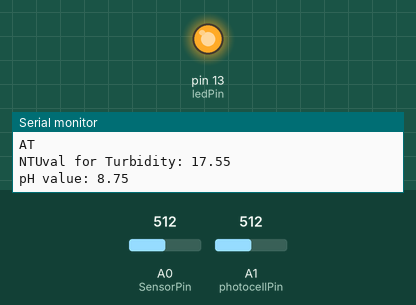
Bench run of a sketch on a simulated Arduino Uno, built with avr-gcc and run on an emulated ATmega328P. Shown: output pins drawn as LEDs (lit = HIGH), the last lines printed to the serial monitor. Inputs (shaded band) come from the test bench; at power-on: A1 (photocellPin) = 512, A0 (SensorPin) = 512.

Above: at 7.2 s.
7.3 s: A1 (photocellPin) set to 1023
At 8.2 s:
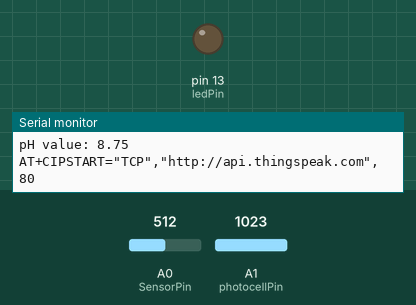
Timing chart, 0 to 21.6 s (numbered marks = the images above; inputs shaded):
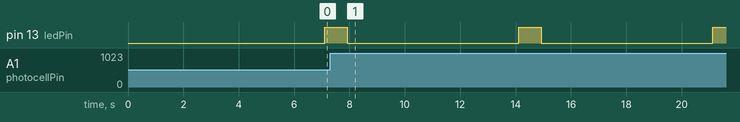

Measured:
- by itself, pin 13 (ledPin): alternates HIGH for 0.80 s and LOW for 6.2 s

The sketch:

WQDAT.ino
```cpp
#include<SoftwareSerial.h>

    SoftwareSerial esp8266(2,3); // make RX Arduino line is pin 2, make TX Arduino line is pin 3.
                                 // This means that you need to connect the TX line from the esp to the Arduino's pin 2
                                 // and the RX line from the esp to the Arduino's pin 3
#define SSID "Csg"
#define PASSWORD "csgocsgo"
#define IP "http://api.thingspeak.com"
String GET = "GET https://api.thingspeak.com/update?api_key=SCWCUEW1RWEYP7NE&field1=0";
#define SensorPin 0          //pH meter Analog output to Arduino Analog Input 0
unsigned long int avgValue;  //Store the average value of the sensor feedback
float b;
int buf[10],temp;

int photocellPin = A1;    //connect cell to analog pin 0 with 10k pull down resistor to ground
int ledPin = 13;  //Connect LED to run pin 13 in series with appropriate resistor
String apiKey="SCWCUEW1RWEYP7NE";     // Enter your Write API key from ThingSpeak


void setup() {
 Serial.begin(9600);
      esp8266.begin(9600); // your esp's baud rate might be different

  Serial.begin(9600);  //Begin serial connection between Arduino and PC
  pinMode (ledPin, OUTPUT);  //Set pin to outut
 pinMode (photocellPin, INPUT);

  pinMode(13,OUTPUT);
  Serial.begin(9600);
  Serial.println("Ready");    //Test the serial monitor
sendDebug("AT");
  delay(5000);
  if(Serial.find("OK"))
  {
    esp8266.println("RECEIVED: OK\nData ready to sent!");
    connectWiFi();
  }
//initEsp();
}

void loop() {
   if(esp8266.available()) // check if the esp is sending a message
      {
        while(esp8266.available())
        {
          // The esp has data so display its output to the serial window
          char c = esp8266.read(); // read the next character.
          Serial.write(c);
        }
        }


      if(Serial.available())
      {
        // the following delay is required because otherwise the arduino will read the first letter of the command but not the rest
        // In other words without the delay if you use AT+RST, for example, the Arduino will read the letter A send it, then read the rest and send it
        // but we want to send everything at the same time.
        delay(1000);

        String command="";

        while(Serial.available()) // read the command character by character
        {
            // read one character
          command+=(char)Serial.read();
        }
        esp8266.println(command); // send the read character to the esp8266
      }
 //Serial.print("Cell = ");
 //Serial.println(analogRead(photocellPin));  //print analog read to serial monitor on PC

float val = analogRead(photocellPin);  //create variable to take in analog reading from cell
//Serial.print("val ");
//Serial.println(val);
digitalWrite(13, LOW);
float ardval = val*0.00488758553;  //arduino value units
//Serial.print("ardval ");
//Serial.println(ardval);
float r1 = (50000/ardval)-10000; //R1 value when using Ohm's law
//Serial.print("r1 ");
//Serial.println(r1);
float I = ardval/r1; //value of I which we are solving for
float NTUval = I*70000;  //200 = units in NTU
//Serial.print("I ");
//Serial.println(I);

Serial.print("NTUval for Turbidity: ");
Serial.print(NTUval);
Serial.println(" ");
delay(1000);

 for(int i=0;i<10;i++)       //Get 10 sample value from the sensor for smooth the value
  {
    buf[i]=analogRead(SensorPin);
    delay(10);
  }
  for(int i=0;i<9;i++)        //sort the analog from small to large
  {
    for(int j=i+1;j<10;j++)
    {
      if(buf[i]>buf[j])
      {
        temp=buf[i];
        buf[i]=buf[j];
        buf[j]=temp;
      }
    }
  }
  avgValue=0;
  for(int i=2;i<8;i++)                      //take the average value of 6 center sample
    avgValue+=buf[i];
  float phValue=(float)avgValue*5.0/1024/6; //convert the analog into millivolt
  phValue=3.5*phValue;                      //convert the millivolt into pH value
  Serial.print("pH value: ");
  Serial.print(phValue,2);
  Serial.println(" ");
  digitalWrite(13, HIGH);
  delay(800);
  digitalWrite(13, LOW);
    String NTU =String(NTUval);// turn integer to string
  String PH= String(phValue);// turn integer to string

updateTS(NTU,PH);
}

void updateTS( String N, String P )
{
  // ESP8266 Client
  String cmd = "AT+CIPSTART=\"TCP\",\"";// Setup TCP connection
  cmd += IP;
  cmd += "\",80";
  sendDebug(cmd);
  delay(2000);
  if( Serial.find( "Error" ) )
  {
    esp8266.print( "RECEIVED: Error\nExit1" );
    return;
  }

  cmd = GET + "&field1=" + N +"&field2="+ P +"\r\n";
  Serial.print( "AT+CIPSEND=" );
  Serial.println( cmd.length() );
  if(Serial.find( ">" ) )
  {
    esp8266.print(">");
    esp8266.print(cmd);
    Serial.print(cmd);
  }
  else
  {
    sendDebug( "AT+CIPCLOSE" );//close TCP connection
  }
  if( Serial.find("OK") )
  {
    esp8266.println( "RECEIVED: OK" );
  }
  else
  {
    esp8266.println( "RECEIVED: Error\nExit2" );
  }
}

void sendDebug(String cmd)
{
  esp8266.print("SEND: ");
  esp8266.println(cmd);
  Serial.println(cmd);
}

boolean connectWiFi()
{
  Serial.println("AT+CWMODE=1");//WiFi STA mode - if '3' it is both client and AP
  delay(2000);
  //Connect to Router with AT+CWJAP="SSID","Password";
  // Check if connected with AT+CWJAP?
  String cmd="AT+CWJAP=\""; // Join accespoint
  cmd+=SSID;
  cmd+="\",\"";
  cmd+=PASSWORD;
  cmd+="\"";
  sendDebug(cmd);
  delay(5000);
  if(Serial.find("OK"))
  {
    esp8266.println("RECEIVED: OK");
    return true;
  }
  else
  {
    esp8266.println("RECEIVED: Error");
    return false;
  }

  cmd = "AT+CIPMUX=0";// Set Single connection
  sendDebug( cmd );
  if( Serial.find( "Error") )
  {
    esp8266.print( "RECEIVED: Error" );
    return false;
  }
}
```
